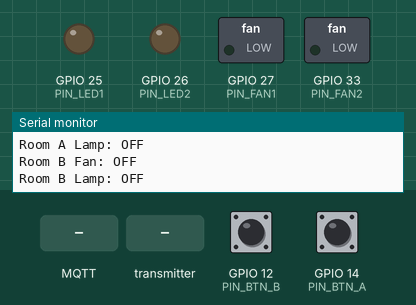
This sketch was run on a simulated ESP32. Parts: switched loads named in the sketch (green lamp = pin HIGH), output pins drawn as LEDs (lit = HIGH), the last lines printed to the serial monitor. The test bench sets the inputs (shaded band); at power-on: GPIO 12 (PIN_BTN_B) HIGH, GPIO 14 (PIN_BTN_A) HIGH. WiFi joins after 1.5 s; servers stay silent unless stated; random numbers use the default seed unless the sketch sets one; no radio packets arrive unless stated; no MQTT or app messages arrive unless stated; pins used as bus, display or sensor lines are not drawn.

Above: at 2.7 s.
2.8 s: MQTT message "eco" arrives on the first subscribed topic
4.3 s: the transmitter starts sending ms = 0
5.8 s: MQTT message "1" arrives on the first subscribed topic
7.3 s: GPIO 12 (PIN_BTN_B) pulled LOW for 0.15 s
At 7.7 s:
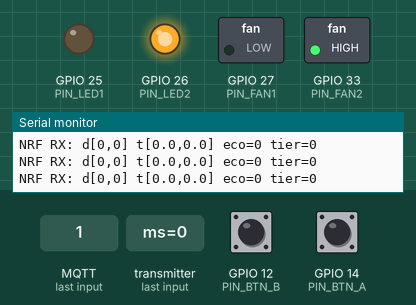
8.9 s: GPIO 14 (PIN_BTN_A) pulled LOW for 0.15 s
At 9.6 s:
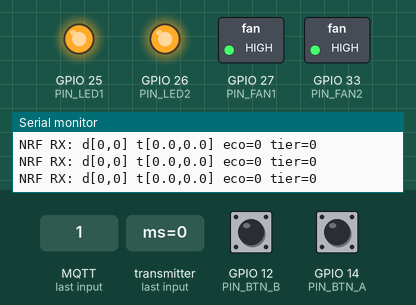
10.5 s: GPIO 12 (PIN_BTN_B) pulled LOW for 1 s
At 11.5 s:
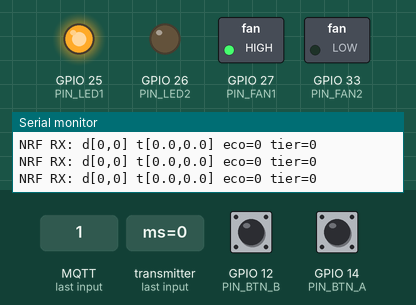
Timing chart, 0 to 13.5 s (numbered marks = the images above; inputs shaded):
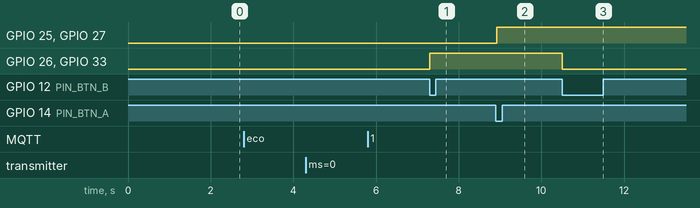

The sketch:

esp32_control_hub.ino
```cpp
/*
  Control Hub - Smart Energy System

  This hub controls devices for both Room A and Room B.
  It receives data via NRF24L01+ from Sensor Hub AND via MQTT from Dashboard.

  Pins:
    Room A: LED=25, Fan=27, Button=14
    Room B: LED=26, Fan=33, Button=12
    NRF24L01+: CE=4, CSN=5
    Status LED: 2

  MQTT Topics Subscribed:
    control/room1/cmd   - Commands for Room A
    control/room2/cmd   - Commands for Room B
    control/mode        - Mode changes (eco/manual)
*/

#include <SPI.h>
#include <RF24.h>
#include <WiFi.h>
#include <WiFiClientSecure.h>
#include <PubSubClient.h>
#include <ArduinoJson.h>

// ============ CONFIGURATION - UPDATE THESE ============
const char* WIFI_SSID = "YOUR_WIFI_SSID";
const char* WIFI_PASSWORD = "YOUR_WIFI_PASSWORD";

// MQTT (HiveMQ Cloud)
const char* MQTT_SERVER = "1e1a4e5c581e4bc3a697f8937d7fb9e4.s1.eu.hivemq.cloud";
const int MQTT_PORT = 8883;
const char* MQTT_USER = "omeravi";
const char* MQTT_PASSWORD = "Omeromer1!";

// ============ MQTT TOPICS ============
const char* TOPIC_CONTROL_A = "control/room1/cmd";
const char* TOPIC_CONTROL_B = "control/room2/cmd";
const char* TOPIC_MODE = "control/mode";
const char* TOPIC_STATE_A = "control/room1/state";
const char* TOPIC_STATE_B = "control/room2/state";

// ============ PIN DEFINITIONS ============
const int PIN_LED1 = 25, PIN_FAN1 = 27, PIN_BTN_A = 14;  // Room A
const int PIN_LED2 = 26, PIN_FAN2 = 33, PIN_BTN_B = 12;  // Room B
const int PIN_STATUS = 2;
#define NRF_CE 4
#define NRF_CSN 5

// ============ OBJECTS ============
RF24 radio(NRF_CE, NRF_CSN);
WiFiClientSecure espClient;
PubSubClient mqttClient(espClient);
const byte PIPE_RX[6] = "SENS1";

// ============ TELEMETRY STRUCT (from Sensor Hub via NRF) ============
struct Telemetry {
  uint32_t ms;
  int16_t distA_cm, distB_cm;
  int16_t tempA_x10, tempB_x10;
  uint8_t humidA, humidB;
  uint8_t ecoMode;
  uint8_t priceTier;
  int8_t tempOffset;
};

// ============ CONSTANTS ============
const int OCCUPIED_CUTOFF_CM = 10;
const int MIN_VALID_CM = 2, MAX_VALID_CM = 400;
const unsigned long PACKET_TIMEOUT_MS = 10000;
const unsigned long DEBOUNCE_MS = 200;
const unsigned long STATE_PUBLISH_INTERVAL = 5000;
const char* TIER_NAMES[] = {"VERY_LOW", "LOW", "NORMAL", "HIGH", "VERY_HIGH", "CRITICAL"};

// ============ STATE VARIABLES ============
Telemetry lastTelemetry;
unsigned long lastPacketMs = 0;
bool telemetryValid = false;
bool ecoMode = true;
bool overrideActive = false;

// Room states
bool roomA_occupied = false, roomB_occupied = false;
bool fanA = false, lampA = false;
bool fanB = false, lampB = false;

// Button states
bool lastBtnA = HIGH, lastBtnB = HIGH;
unsigned long lastBtnPressA = 0, lastBtnPressB = 0;

// Timing
unsigned long lastStatePublish = 0;

// ============ DEVICE CONTROL ============
void setFan(char room, bool on) {
  if (room == 'A') {
    fanA = on;
    digitalWrite(PIN_FAN1, on ? HIGH : LOW);
  } else {
    fanB = on;
    digitalWrite(PIN_FAN2, on ? HIGH : LOW);
  }
  Serial.printf("Room %c Fan: %s\n", room, on ? "ON" : "OFF");
}

void setLamp(char room, bool on) {
  if (room == 'A') {
    lampA = on;
    digitalWrite(PIN_LED1, on ? HIGH : LOW);
  } else {
    lampB = on;
    digitalWrite(PIN_LED2, on ? HIGH : LOW);
  }
  Serial.printf("Room %c Lamp: %s\n", room, on ? "ON" : "OFF");
}

void setAllDevices(bool on) {
  setFan('A', on);
  setLamp('A', on);
  setFan('B', on);
  setLamp('B', on);
}

// ============ MQTT CALLBACK ============
void mqttCallback(char* topic, byte* payload, unsigned int length) {
  StaticJsonDocument<256> doc;
  DeserializationError error = deserializeJson(doc, payload, length);
  if (error) {
    Serial.printf("JSON parse error: %s\n", error.c_str());
    return;
  }

  String topicStr = String(topic);
  Serial.printf("MQTT RX [%s]: ", topic);
  serializeJson(doc, Serial);
  Serial.println();

  // Handle mode changes
  if (topicStr == TOPIC_MODE) {
    String newMode = doc["mode"].as<String>();
    bool newEcoMode = (newMode == "eco");

    if (newEcoMode != ecoMode) {
      ecoMode = newEcoMode;
      Serial.printf("\n*** MODE FROM MQTT: %s ***\n\n", ecoMode ? "ECO" : "MANUAL");

      // Visual feedback
      for (int i = 0; i < 3; i++) {
        digitalWrite(PIN_STATUS, HIGH); delay(100);
        digitalWrite(PIN_STATUS, LOW); delay(100);
      }
    }
    return;
  }

  // Handle control commands
  if (topicStr == TOPIC_CONTROL_A || topicStr == TOPIC_CONTROL_B) {
    char room = (topicStr == TOPIC_CONTROL_A) ? 'A' : 'B';

    String device = doc["device"].as<String>();
    String action = doc["action"].as<String>();
    String reason = doc["reason"] | "unknown";

    // Check for emergency override
    if (reason == "emergency_override") {
      overrideActive = true;
      setAllDevices(false);
      Serial.println("!!! EMERGENCY OVERRIDE ACTIVATED !!!");
      return;
    }

    // In Eco mode, only allow commands with reason "eco_control" or during override deactivation
    if (ecoMode && reason != "eco_control" && reason != "emergency_override") {
      Serial.printf("Ignoring manual command in ECO mode (reason: %s)\n", reason.c_str());
      return;
    }

    // Apply command
    bool on = (action == "on");

    if (device == "fan") {
      setFan(room, on);
    } else if (device == "lamp") {
      setLamp(room, on);
    } else if (device == "all") {
      if (room == 'A') {
        setFan('A', on);
        setLamp('A', on);
      } else {
        setFan('B', on);
        setLamp('B', on);
      }
    }

    // Publish state update
    publishDeviceState(room);
  }
}

// ============ PUBLISH DEVICE STATE ============
void publishDeviceState(char room) {
  if (!mqttClient.connected()) return;

  StaticJsonDocument<128> doc;
  doc["timestamp"] = millis();

  if (room == 'A') {
    doc["fan"] = fanA;
    doc["lamp"] = lampA;
    doc["occupied"] = roomA_occupied;

    String payload;
    serializeJson(doc, payload);
    mqttClient.publish(TOPIC_STATE_A, payload.c_str());
  } else {
    doc["fan"] = fanB;
    doc["lamp"] = lampB;
    doc["occupied"] = roomB_occupied;

    String payload;
    serializeJson(doc, payload);
    mqttClient.publish(TOPIC_STATE_B, payload.c_str());
  }
}

// ============ ECO MODE CONTROL LOGIC ============
bool distanceMeansOccupied(int16_t cm) {
  return (cm >= MIN_VALID_CM && cm <= MAX_VALID_CM && cm <= OCCUPIED_CUTOFF_CM);
}

bool shouldDeviceBeOn(bool occupied, float tempC, uint8_t priceTier) {
  // Critical pricing - everything off
  if (priceTier >= 5) return false;

  // Very high pricing - only if occupied AND very hot
  if (priceTier == 4) return occupied && (tempC > 28.0);

  // High pricing - only if occupied AND hot
  if (priceTier == 3) return occupied && (tempC > 26.0);

  // Normal/Low pricing - on if occupied
  return occupied;
}

void applyEcoModeControl() {
  if (!telemetryValid) return;

  float tempA = lastTelemetry.tempA_x10 / 10.0;
  float tempB = lastTelemetry.tempB_x10 / 10.0;
  uint8_t tier = lastTelemetry.priceTier;

  // Update occupancy
  roomA_occupied = distanceMeansOccupied(lastTelemetry.distA_cm);
  roomB_occupied = distanceMeansOccupied(lastTelemetry.distB_cm);

  // Determine what should be on
  bool shouldFanA = shouldDeviceBeOn(roomA_occupied, tempA, tier);
  bool shouldFanB = shouldDeviceBeOn(roomB_occupied, tempB, tier);

  // Apply if different from current state
  if (shouldFanA != fanA) {
    setFan('A', shouldFanA);
    setLamp('A', shouldFanA);  // Lamp follows fan in eco mode
  }
  if (shouldFanB != fanB) {
    setFan('B', shouldFanB);
    setLamp('B', shouldFanB);
  }

  Serial.printf("ECO [%s] A:occ=%d->%s B:occ=%d->%s\n",
    TIER_NAMES[tier],
    roomA_occupied, fanA ? "ON" : "OFF",
    roomB_occupied, fanB ? "ON" : "OFF");
}

// ============ MANUAL MODE BUTTON HANDLING ============
void checkRoomButtons() {
  if (ecoMode) return;  // Buttons only work in manual mode

  unsigned long now = millis();

  // Room A button
  bool currentBtnA = digitalRead(PIN_BTN_A);
  if (currentBtnA == LOW && lastBtnA == HIGH && now - lastBtnPressA > DEBOUNCE_MS) {
    // Toggle both fan and lamp for Room A
    bool newState = !fanA;
    setFan('A', newState);
    setLamp('A', newState);
    lastBtnPressA = now;
    publishDeviceState('A');
  }
  lastBtnA = currentBtnA;

  // Room B button
  bool currentBtnB = digitalRead(PIN_BTN_B);
  if (currentBtnB == LOW && lastBtnB == HIGH && now - lastBtnPressB > DEBOUNCE_MS) {
    // Toggle both fan and lamp for Room B
    bool newState = !fanB;
    setFan('B', newState);
    setLamp('B', newState);
    lastBtnPressB = now;
    publishDeviceState('B');
  }
  lastBtnB = currentBtnB;
}

// ============ NRF24L01+ PACKET PROCESSING ============
void processNRFPackets() {
  while (radio.available()) {
    radio.read(&lastTelemetry, sizeof(lastTelemetry));
    lastPacketMs = millis();
    telemetryValid = true;

    // Check if mode changed from Sensor Hub button
    bool newEcoMode = (lastTelemetry.ecoMode == 1);
    if (newEcoMode != ecoMode) {
      ecoMode = newEcoMode;
      Serial.printf("\n*** MODE FROM SENSOR HUB: %s ***\n\n", ecoMode ? "ECO" : "MANUAL");
    }

    // Update occupancy from NRF data
    roomA_occupied = distanceMeansOccupied(lastTelemetry.distA_cm);
    roomB_occupied = distanceMeansOccupied(lastTelemetry.distB_cm);

    // Blink status LED
    digitalWrite(PIN_STATUS, HIGH);
    delay(10);
    digitalWrite(PIN_STATUS, LOW);

    Serial.printf("NRF RX: d[%d,%d] t[%.1f,%.1f] eco=%d tier=%d\n",
      lastTelemetry.distA_cm, lastTelemetry.distB_cm,
      lastTelemetry.tempA_x10 / 10.0, lastTelemetry.tempB_x10 / 10.0,
      lastTelemetry.ecoMode, lastTelemetry.priceTier);
  }
}

// ============ FAILSAFE ============
void applyFailsafe() {
  setAllDevices(false);

  // Fast blink to indicate failsafe
  static unsigned long lastBlink = 0;
  if (millis() - lastBlink > 250) {
    digitalWrite(PIN_STATUS, !digitalRead(PIN_STATUS));
    lastBlink = millis();
  }
}

// ============ WIFI CONNECTION ============
void connectWiFi() {
  Serial.print("Connecting to WiFi");
  WiFi.begin(WIFI_SSID, WIFI_PASSWORD);

  int attempts = 0;
  while (WiFi.status() != WL_CONNECTED && attempts++ < 30) {
    delay(500);
    Serial.print(".");
  }

  if (WiFi.status() == WL_CONNECTED) {
    Serial.println(" OK");
    Serial.print("IP: ");
    Serial.println(WiFi.localIP());
  } else {
    Serial.println(" FAILED");
  }
}

// ============ MQTT CONNECTION ============
void connectMQTT() {
  if (mqttClient.connected()) return;

  String clientId = "ControlHub-" + String(random(0xffff), HEX);
  Serial.print("Connecting to MQTT...");

  if (mqttClient.connect(clientId.c_str(), MQTT_USER, MQTT_PASSWORD)) {
    Serial.println(" OK");

    // Subscribe to control topics
    mqttClient.subscribe(TOPIC_CONTROL_A);
    mqttClient.subscribe(TOPIC_CONTROL_B);
    mqttClient.subscribe(TOPIC_MODE);

    Serial.println("Subscribed to control topics");

    // Publish initial state
    publishDeviceState('A');
    publishDeviceState('B');
  } else {
    Serial.printf(" FAILED (rc=%d)\n", mqttClient.state());
  }
}

// ============ SETUP ============
void setup() {
  Serial.begin(115200);
  Serial.println("\n=== Control Hub Starting ===");

  // Pin setup
  pinMode(PIN_LED1, OUTPUT);
  pinMode(PIN_LED2, OUTPUT);
  pinMode(PIN_FAN1, OUTPUT);
  pinMode(PIN_FAN2, OUTPUT);
  pinMode(PIN_STATUS, OUTPUT);
  pinMode(PIN_BTN_A, INPUT_PULLUP);
  pinMode(PIN_BTN_B, INPUT_PULLUP);

  // Start with everything off
  setAllDevices(false);

  // NRF24L01+ setup
  if (radio.begin()) {
    radio.setPALevel(RF24_PA_LOW);
    radio.setDataRate(RF24_1MBPS);
    radio.setChannel(108);
    radio.openReadingPipe(1, PIPE_RX);
    radio.startListening();
    Serial.println("NRF24L01+ initialized");
  } else {
    Serial.println("NRF24L01+ FAILED");
  }

  // WiFi
  connectWiFi();

  // MQTT
  espClient.setInsecure();
  mqttClient.setServer(MQTT_SERVER, MQTT_PORT);
  mqttClient.setCallback(mqttCallback);
  mqttClient.setBufferSize(512);
  connectMQTT();

  Serial.println("\nControl Hub Ready!");
  Serial.println("- NRF: Receiving from Sensor Hub");
  Serial.println("- MQTT: Receiving from Dashboard");
  Serial.println("- Buttons: Active in MANUAL mode only");
  Serial.printf("Current mode: %s\n", ecoMode ? "ECO" : "MANUAL");
}

// ============ MAIN LOOP ============
void loop() {
  unsigned long now = millis();

  // Maintain WiFi connection
  if (WiFi.status() != WL_CONNECTED) {
    connectWiFi();
  }

  // Maintain MQTT connection
  if (!mqttClient.connected()) {
    connectMQTT();
  }
  mqttClient.loop();

  // Process NRF packets from Sensor Hub
  processNRFPackets();

  // Check physical buttons (only works in manual mode)
  checkRoomButtons();

  // Apply control logic based on mode
  if (overrideActive) {
    // Override keeps everything off
    static unsigned long lastWarn = 0;
    if (now - lastWarn > 5000) {
      Serial.println("OVERRIDE ACTIVE - All devices disabled");
      lastWarn = now;
    }
  } else if (millis() - lastPacketMs < PACKET_TIMEOUT_MS && telemetryValid) {
    // Normal operation
    if (ecoMode) {
      applyEcoModeControl();
    }
    // In manual mode, devices are controlled by MQTT commands or buttons
  } else {
    // Failsafe - no packets received
    applyFailsafe();
    static unsigned long lastWarn = 0;
    if (now - lastWarn > 5000) {
      Serial.println("FAILSAFE - No NRF packets received");
      lastWarn = now;
    }
  }

  // Periodically publish device state
  if (now - lastStatePublish > STATE_PUBLISH_INTERVAL) {
    publishDeviceState('A');
    publishDeviceState('B');
    lastStatePublish = now;
  }

  // Heartbeat LED (slow blink = normal, fast blink = failsafe)
  static unsigned long lastBlink = 0;
  unsigned long blinkInterval = telemetryValid ? 1000 : 250;
  if (now - lastBlink > blinkInterval) {
    digitalWrite(PIN_STATUS, !digitalRead(PIN_STATUS));
    lastBlink = now;
  }

  delay(5);
}
```

Measured:
- after the input at 7.3 s, GPIO 26 (PIN_LED2), GPIO 33 (PIN_FAN2): LOW → HIGH at once
- after the input at 8.9 s, GPIO 25 (PIN_LED1), GPIO 27 (PIN_FAN1): LOW → HIGH at once
- after the input at 10.5 s, GPIO 26 (PIN_LED2), GPIO 33 (PIN_FAN2): HIGH → LOW at once
